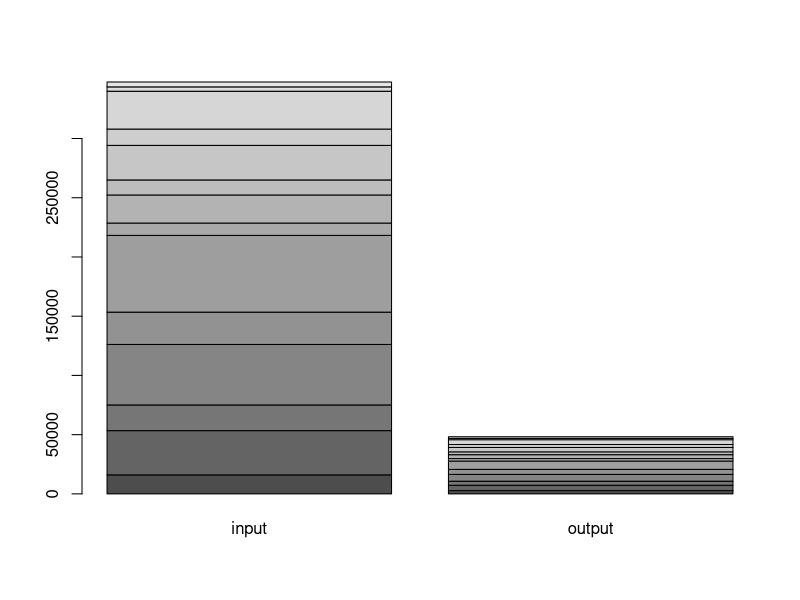

R code for this plot:
#setwd("C:/Users/Orb/Documents/rapport_stage_2015/Rapport de stage/")
mydata = read.csv("LZF.csv")
barplot(as.matrix(mydata))
